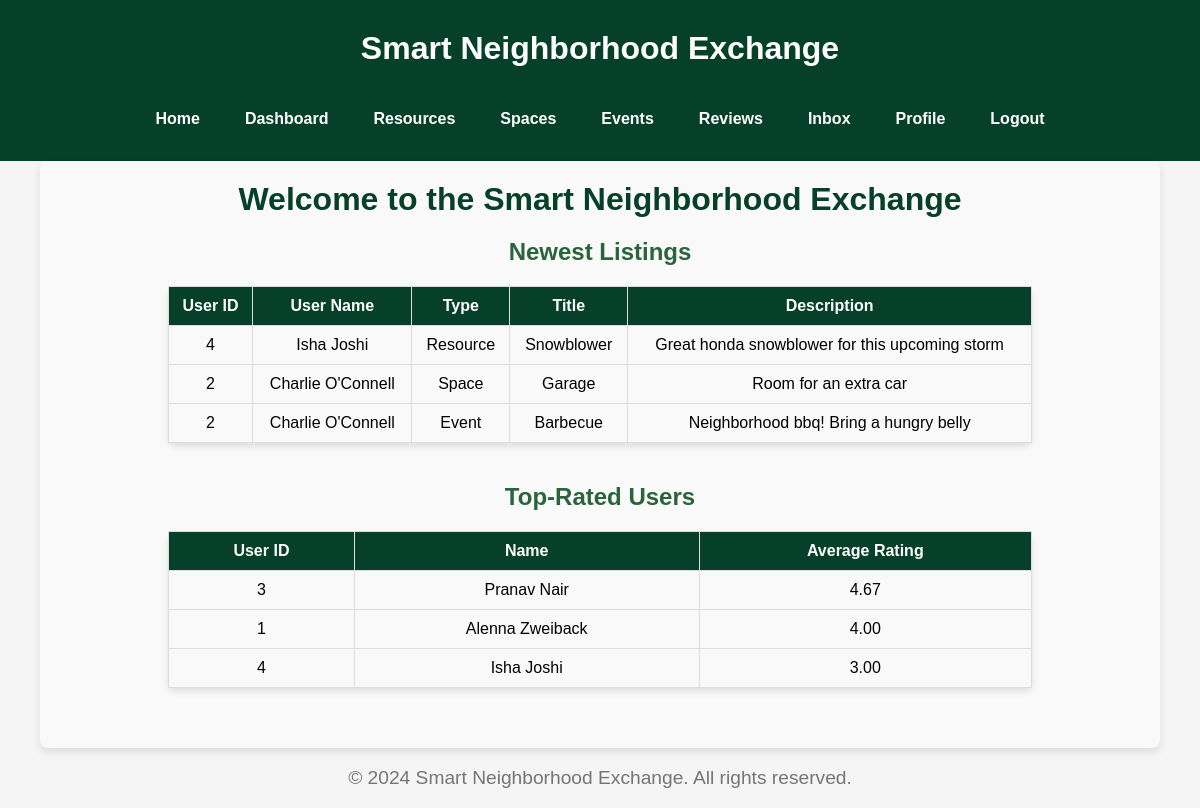
Screenshot of /homepage with the database file from the repository.
### tables this page shows
CREATE TABLE Resources (
    resource_id INTEGER PRIMARY KEY AUTOINCREMENT,
    user_id INTEGER,
    title TEXT NOT NULL,
    description TEXT,
    images TEXT,
    category TEXT,
    availability TEXT,
    date_posted TEXT NOT NULL,
    FOREIGN KEY (user_id) REFERENCES Users(user_id)
);

CREATE TABLE Users (
    user_id INTEGER PRIMARY KEY AUTOINCREMENT,
    name TEXT NOT NULL,
    email TEXT NOT NULL UNIQUE,
    password TEXT NOT NULL,
    profile_image TEXT,
    location TEXT
);

CREATE TABLE Spaces (
    space_id INTEGER PRIMARY KEY AUTOINCREMENT,
    user_id INTEGER,
    title TEXT NOT NULL,
    description TEXT,
    images TEXT,
    category TEXT,
    availability TEXT,
    date_posted TEXT NOT NULL,
    FOREIGN KEY (user_id) REFERENCES Users(user_id)
);

CREATE TABLE Events (
    event_id INTEGER PRIMARY KEY AUTOINCREMENT,
    user_id INTEGER,
    title TEXT NOT NULL,
    description TEXT,
    images TEXT,
    category TEXT,
    date TEXT NOT NULL,  -- Event date instead of availability
    FOREIGN KEY (user_id) REFERENCES Users(user_id)
);

### app.py (the view)
@app.route('/homepage')
def homepage():
    con = get_db()
    newest_resource = con.execute("""
        SELECT r.resource_id, r.title, r.description, r.user_id, u.name
        FROM Resources r
        JOIN Users u ON r.user_id = u.user_id
        ORDER BY r.date_posted DESC
        LIMIT 1
    """).fetchone()
    newest_space = con.execute("""
        SELECT s.space_id, s.title, s.description, s.user_id, u.name
        FROM Spaces s
        JOIN Users u ON s.user_id = u.user_id
        ORDER BY s.date_posted DESC
        LIMIT 1
    """).fetchone()
    newest_event = con.execute("""
        SELECT e.event_id, e.title, e.description, e.user_id, u.name
        FROM Events e
        JOIN Users u ON e.user_id = u.user_id
        ORDER BY e.date DESC
        LIMIT 1
    """).fetchone()
    top_rated_users = con.execute("""
        SELECT u.user_id, u.name, AVG(r.rating) as avg_rating
        FROM Users u
        JOIN Reviews r ON u.user_id = r.user_id
        GROUP BY u.user_id
        ORDER BY avg_rating DESC
        LIMIT 3
    """).fetchall()
    return render_template(
        'homepage.html',
        newest_resource=newest_resource,
        newest_space=newest_space,
        newest_event=newest_event,
        top_rated_users=top_rated_users
    )

### app.py (called while the page is built)
def get_db():
    db = getattr(g, '_database', None)
    if db is None:
        db = g._database = sqlite3.connect(DATABASE)
    return db

@app.teardown_appcontext
def close_connection(exception):
    db = getattr(g, '_database', None)
    if db is not None:
        db.close()

### templates/homepage.html (shortened to what this page needs)
{% extends "base.html" %}
{% block content %}
<div class="homepage-container">
    <header>
        <h1>Welcome to the Smart Neighborhood Exchange</h1>
    </header>
    <main>
        <section class="homepage-section">
            <h2>Newest Listings</h2>
            <table class="homepage-table">
                <thead>
                    <tr>
                        <th>User ID</th>
                        <th>User Name</th>
                        <th>Type</th>
                        <th>Title</th>
                        <th>Description</th>
                    </tr>
                </thead>
                <tbody>
                    {% if newest_resource %}
                    <tr>
                        <td>{{ newest_resource[3] }}</td>
                        <td>{{ newest_resource[4] }}</td>
                        <td>Resource</td>
                        <td>{{ newest_resource[1] }}</td>
                        <td>{{ newest_resource[2] }}</td>
                    </tr>
                    {% endif %}
                    {% if newest_space %}
                    <tr>
                        <td>{{ newest_space[3] }}</td>
                        <td>{{ newest_space[4] }}</td>
                        <td>Space</td>
                        <td>{{ newest_space[1] }}</td>
                        <td>{{ newest_space[2] }}</td>
                    </tr>
                    {% endif %}
                    {% if newest_event %}
                    <tr>
                        <td>{{ newest_event[3] }}</td>
                        <td>{{ newest_event[4] }}</td>
                        <td>Event</td>
                        <td>{{ newest_event[1] }}</td>
                        <td>{{ newest_event[2] }}</td>
                    </tr>
                    {% endif %}
                </tbody>
            </table>
        </section>
        <section class="homepage-section">
            <h2>Top-Rated Users</h2>
            <table class="homepage-table">
                <thead>
                    <tr>
                        <th>User ID</th>
                        <th>Name</th>
                        <th>Average Rating</th>
                    </tr>
                </thead>
                <tbody>
                    {% for user in top_rated_users %}
                    <tr>
                        <td>{{ user[0] }}</td>
                        <td>{{ user[1] }}</td>
                        <td>{{ '%.2f'|format(user[2]) }}</td>
                    </tr>
                    {% endfor %}
                </tbody>
            </table>
        </section>
    </main>
</div>
{% endblock %}

### static/css/style.css (style rules this page uses)
body { font-family: Arial, sans-serif; background-color: #f5f5f5; margin: 0; padding: 0; }
h1, h2 { color: #333333; }
h1 { font-size: 2em; text-align: center; margin-top: 0; color: #06402B; }
h2 { font-size: 1.5em; color: #333333; margin-bottom: 20px; }
h2 { color: #06402B; text-align: center; margin-bottom: 20px; }
body { overflow-y: auto; }
body { font-family: Arial, sans-serif; background-color: #f5f5f5; margin: 0; padding: 0; overflow-y: auto; }
.homepage-container { width: 90%; margin: 0 auto; padding: 20px; background-color: #f9f9f9; border-radius: 8px; box-shadow: 0 4px 8px rgba(0, 0, 0, 0.1); }
header h1 { text-align: center; color: #06402B; margin-bottom: 20px; }
section { margin-bottom: 40px; }
h2 { color: #2a643d; text-align: center; margin-bottom: 20px; }
table { width: 100%; border-collapse: collapse; margin-bottom: 20px; }
table th, table td { padding: 10px; text-align: left; border-bottom: 1px solid #ddd; }
table th { background-color: #06402B; color: white; }
table td { background-color: #f9f9f9; }
h1, h2 { text-align: center; color: #2a643d; margin-bottom: 20px; }
table { width: 80%; margin: 20px auto; border-collapse: collapse; background-color: #f9f9f9; border-radius: 8px; box-shadow: 0 4px 6px rgba(0, 0, 0, 0.1); }
table thead { background-color: #06402B; color: white; }
table th, table td { text-align: center; padding: 10px; border: 1px solid #ddd; }
table th { font-weight: bold; }
table tbody tr:nth-child(even) { background-color: #f2f2f2; }

### rows the page displays
Resources: user "4", title "Snowblower", description "Great honda snowblower for this upcoming storm"
Users: name "Isha Joshi", user_id "4", user "3.00"
Spaces: user "2", title "Garage", description "Room for an extra car"
Users: name "Charlie O'Connell"
Events: user "2", title "Barbecue", description "Neighborhood bbq! Bring a hungry belly"
Users: user_id "3", name "Pranav Nair", user "4.67"
Users: user_id "1", name "Alenna Zweiback", user "4.00"
